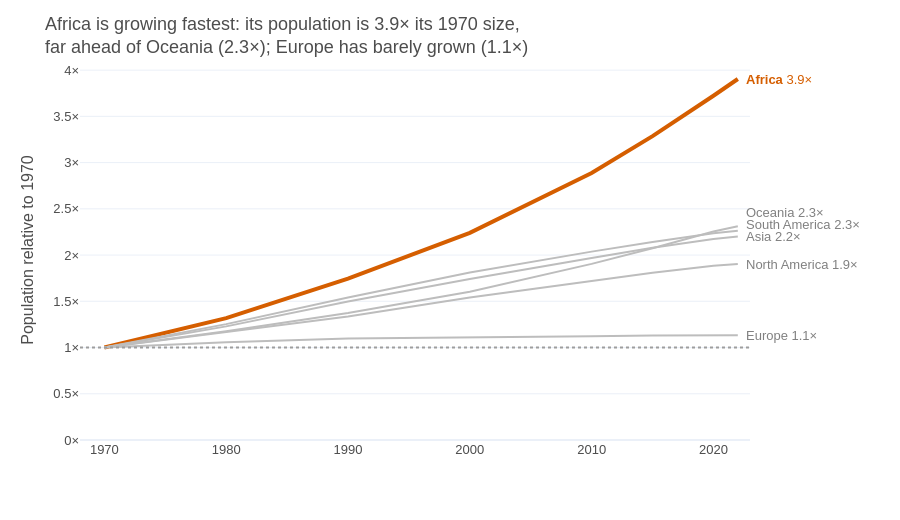

The cell this chart's notebook holds for it:
### Markdown cell above
**Chart choice & justification:** *Which chart did you choose, and why? Justify design choices.
*YOUR ANSWER HERE*

The question is about change over time for six continents, and lines show trends the best. I index every continent to its 1970 size (1970 = 1×) so continents of very different sizes can be compared on growth, not absolute population. Africa, the fastest grower, is the only coloured line; the others are grey context. Direct labels at the line ends replace the legend, and a dotted line marks the 1970 level.

### Code cell
# Q1
cont = df_long.groupby(['Continent', 'Year'], as_index=False)['Population'].sum()
base = cont[cont['Year'] == 1970].set_index('Continent')['Population']
cont['Growth'] = cont['Population'] / cont['Continent'].map(base)      # 1970 = 1x

end = cont[cont['Year'] == 2022].set_index('Continent')['Growth'].sort_values(ascending=False)
leader, second = end.index[0], end.index[1]

fig = px.line(cont, x='Year', y='Growth', color='Continent',
              color_discrete_map={c: (ACCENT if c == leader else GREY) for c in end.index},
              template='plotly_white', height=520)
fig.update_traces(line_width=2)
fig.update_traces(selector=dict(name=leader), line_width=4)

# Direct labels at the end of each line (nudged apart where lines end close together)
label_y, last = {}, None
for c, v in end.sort_values().items():
    y = v if last is None else max(v, last + 0.13)
    label_y[c], last = y, y
for c, v in end.items():
    fig.add_annotation(x=2022, y=label_y[c], text=f'<b>{c}</b> {v:.1f}×' if c == leader else f'{c} {v:.1f}×',
                       showarrow=False, xanchor='left', xshift=6,
                       font=dict(color=ACCENT if c == leader else '#808080', size=13))

fig.add_hline(y=1, line_dash='dot', line_color='#9E9E9E')
fig.update_layout(
    title=dict(text=f"{leader} is growing fastest: its population is {end[leader]:.1f}× its 1970 size,<br>"
                    f"far ahead of {second} ({end[second]:.1f}×); Europe has barely grown ({end['Europe']:.1f}×)"),
    font=FONT, showlegend=False, margin=dict(r=150))
fig.update_xaxes(title=None, showgrid=False, range=[1968, 2023],
                 tickvals=[1970, 1980, 1990, 2000, 2010, 2020])
fig.update_yaxes(title='Population relative to 1970', ticksuffix='×', rangemode='tozero')
fig.show()

### Figure 1 — Plotly figure (JSON) as saved in the notebook; plotly's stock layout.template omitted (floating-point values rounded to 4 significant figures)
{"data": [{"hovertemplate": "Continent=Africa<br>Year=%{x}<br>Growth=%{y}<extra></extra>", "legendgroup": "Africa", "line": {"color": "#D55E00", "dash": "solid", "width": 4}, "marker": {"symbol": "circle"}, "mode": "lines", "name": "Africa", "orientation": "v", "showlegend": true, "type": "scatter", "x": [1970, 1980, 1990, 2000, 2010, 2015, 2020, 2022], "xaxis": "x", "y": [1.0, 1.318, 1.746, 2.241, 2.888, 3.287, 3.723, 3.904], "yaxis": "y"}, {"hovertemplate": "Continent=Asia<br>Year=%{x}<br>Growth=%{y}<extra></extra>", "legendgroup": "Asia", "line": {"color": "#BDBDBD", "dash": "solid", "width": 2}, "marker": {"symbol": "circle"}, "mode": "lines", "name": "Asia", "orientation": "v", "showlegend": true, "type": "scatter", "x": [1970, 1980, 1990, 2000, 2010, 2015, 2020, 2022], "xaxis": "x", "y": [1.0, 1.229, 1.497, 1.741, 1.967, 2.079, 2.174, 2.201], "yaxis": "y"}, {"hovertemplate": "Continent=Europe<br>Year=%{x}<br>Growth=%{y}<extra></extra>", "legendgroup": "Europe", "line": {"color": "#BDBDBD", "dash": "solid", "width": 2}, "marker": {"symbol": "circle"}, "mode": "lines", "name": "Europe", "orientation": "v", "showlegend": true, "type": "scatter", "x": [1970, 1980, 1990, 2000, 2010, 2015, 2020, 2022], "xaxis": "x", "y": [1.0, 1.056, 1.098, 1.107, 1.121, 1.131, 1.137, 1.133], "yaxis": "y"}, {"hovertemplate": "Continent=North America<br>Year=%{x}<br>Growth=%{y}<extra></extra>", "legendgroup": "North America", "line": {"color": "#BDBDBD", "dash": "solid", "width": 2}, "marker": {"symbol": "circle"}, "mode": "lines", "name": "North America", "orientation": "v", "showlegend": true, "type": "scatter", "x": [1970, 1980, 1990, 2000, 2010, 2015, 2020, 2022], "xaxis": "x", "y": [1.0, 1.168, 1.336, 1.541, 1.721, 1.808, 1.884, 1.903], "yaxis": "y"}, {"hovertemplate": "Continent=Oceania<br>Year=%{x}<br>Growth=%{y}<extra></extra>", "legendgroup": "Oceania", "line": {"color": "#BDBDBD", "dash": "solid", "width": 2}, "marker": {"symbol": "circle"}, "mode": "lines", "name": "Oceania", "orientation": "v", "showlegend": true, "type": "scatter", "x": [1970, 1980, 1990, 2000, 2010, 2015, 2020, 2022], "xaxis": "x", "y": [1.0, 1.177, 1.373, 1.603, 1.905, 2.074, 2.255, 2.312], "yaxis": "y"}, {"hovertemplate": "Continent=South America<br>Year=%{x}<br>Growth=%{y}<extra></extra>", "legendgroup": "South America", "line": {"color": "#BDBDBD", "dash": "solid", "width": 2}, "marker": {"symbol": "circle"}, "mode": "lines", "name": "South America", "orientation": "v", "showlegend": true, "type": "scatter", "x": [1970, 1980, 1990, 2000, 2010, 2015, 2020, 2022], "xaxis": "x", "y": [1.0, 1.253, 1.54, 1.812, 2.037, 2.141, 2.237, 2.264], "yaxis": "y"}], "layout": {"annotations": [{"font": {"color": "#D55E00", "size": 13}, "showarrow": false, "text": "<b>Africa</b> 3.9×", "x": 2022, "xanchor": "left", "xshift": 6, "y": 3.904}, {"font": {"color": "#808080", "size": 13}, "showarrow": false, "text": "Oceania 2.3×", "x": 2022, "xanchor": "left", "xshift": 6, "y": 2.461}, {"font": {"color": "#808080", "size": 13}, "showarrow": false, "text": "South America 2.3×", "x": 2022, "xanchor": "left", "xshift": 6, "y": 2.331}, {"font": {"color": "#808080", "size": 13}, "showarrow": false, "text": "Asia 2.2×", "x": 2022, "xanchor": "left", "xshift": 6, "y": 2.201}, {"font": {"color": "#808080", "size": 13}, "showarrow": false, "text": "North America 1.9×", "x": 2022, "xanchor": "left", "xshift": 6, "y": 1.903}, {"font": {"color": "#808080", "size": 13}, "showarrow": false, "text": "Europe 1.1×", "x": 2022, "xanchor": "left", "xshift": 6, "y": 1.133}], "font": {"color": "#4D4D4D", "family": "Arial", "size": 13}, "height": 520, "legend": {"title": {"text": "Continent"}, "tracegroupgap": 0}, "margin": {"r": 150, "t": 60}, "shapes": [{"line": {"color": "#9E9E9E", "dash": "dot"}, "type": "line", "x0": 0, "x1": 1, "xref": "x domain", "y0": 1, "y1": 1, "yref": "y"}], "showlegend": false, "title": {"text": "Africa is growing fastest: its population is 3.9× its 1970 size,<br>far ahead of Oceania (2.3×); Europe has barely grown (1.1×)"}, "xaxis": {"anchor": "y", "domain": [0, 1], "range": [1968, 2023], "showgrid": false, "tickvals": [1970, 1980, 1990, 2000, 2010, 2020], "title": {}}, "yaxis": {"anchor": "x", "domain": [0, 1], "rangemode": "tozero", "ticksuffix": "×", "title": {"text": "Population relative to 1970"}}}}
